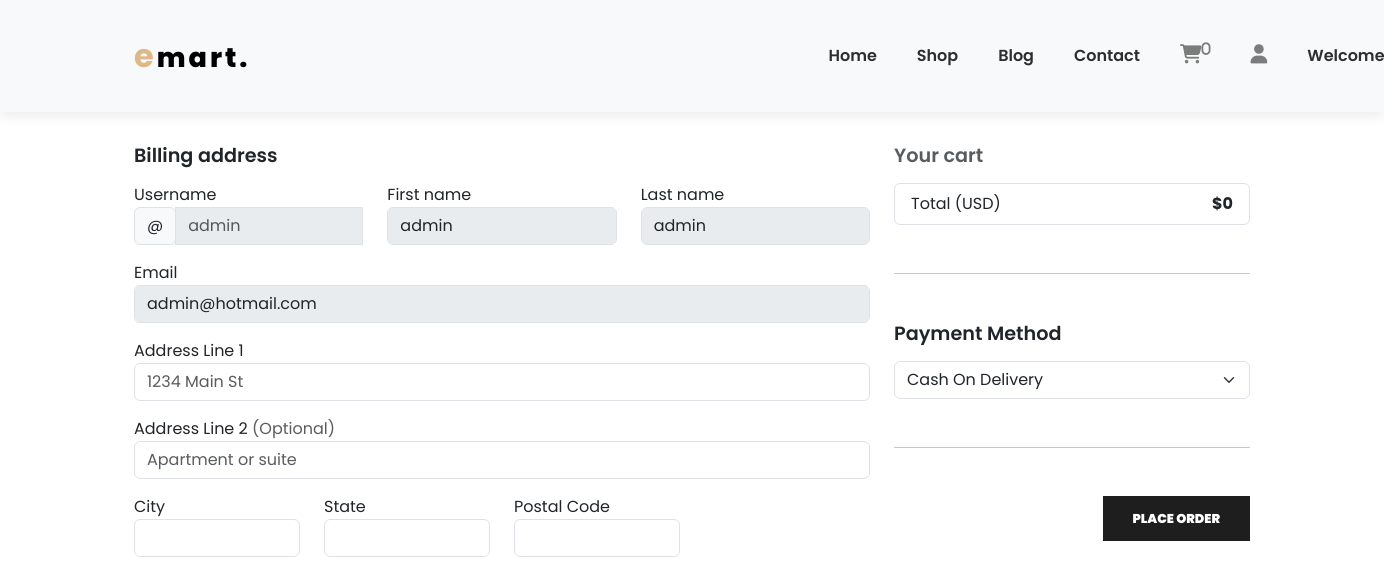
/checkout.php (signed in), run on the app's committed database.
### tables this page shows
CREATE TABLE `user` (
  `User_ID` varchar(50) NOT NULL,
  `password` varchar(12) NOT NULL,
  `First_Name` varchar(50) NOT NULL,
  `Middle_Name` varchar(50) NOT NULL,
  `Last_Name` varchar(50) NOT NULL,
  `Email` varchar(50) NOT NULL,
  `Phone_Number` bigint(12) NOT NULL,
  `Image` varchar(100) NOT NULL,
  `usertype` int(11) NOT NULL DEFAULT 0
);

### server/cart_items.php (called while the page is built)
<?php
    include("connection.php");
    $sql = "SELECT COUNT(*) AS TotalRows FROM order_items WHERE User_ID = '$uname'";
    $result = mysqli_query($connect, $sql);
    while ($row = mysqli_fetch_assoc($result)) {
    $total_rows = $row["TotalRows"];
  }
?>

### checkout.php (the view, shortened to what this page needs)
<?php
    include("server/connection.php");
    $uname = $_SESSION['uname'];
    $sql= "SELECT * FROM user where User_ID = '$uname'";
    $result = mysqli_query($connect, $sql);
    while($row = mysqli_fetch_assoc($result)) {
      $fname = $row['First_Name'];
      $lname = $row['Last_Name'];
      $email = $row['Email'];
}
?>
<!DOCTYPE html>
<html lang="en">
<head>
    <link
      href="https://cdn.jsdelivr.net/npm/bootstrap@5.3.2/dist/css/bootstrap.min.css"
      rel="stylesheet"
    />
    <link rel="stylesheet" href="assets/css/style.css" />
    <link
      rel="stylesheet"
      href="https://cdnjs.cloudflare.com/ajax/libs/font-awesome/6.4.2/css/all.min.css"
    />
</head>
<body>
<nav class="navbar navbar-expand-lg navbar-light bg-light py-3 sticky-top">
      <div class="container">
        <div class="header_logo">
          <a href="main.php"><span>e</span>mart.</a>
        </div>
        <div
          class="collapse navbar-collapse nav-buttons"
          id="navbarSupportedContent"
        >
          <ul class="navbar-nav me-auto mb-2 mb-lg-0">
            <li class="nav-item">
              <a class="nav-link active" aria-current="page" href="main.php">Home</a>
            </li>
            <li class="nav-item">
              <a class="nav-link" href="main_shop.php">Shop</a>
            </li>
            <li class="nav-item">
              <a class="nav-link" href="#">Blog</a>
            </li>
            <li class="nav-item">
              <a class="nav-link" href="#">Contact</a>
            </li>
            <li class="nav-item">
              <?php include("server/cart_items.php"); ?>
              <i onclick="window.location.href='cart.php'" class="fa-solid fa-cart-shopping"><sup><?php echo $total_rows ?></sup></i>
            </li>
            <li class="nav-item">
            <div class="dropdown">
              <i onclick="window.location.href='account.php'" class="fa-solid fa-user"></i>
               </div>
           </li>
           <li class="nav-item">
           <?php
                $uname = $_SESSION['uname'];
                echo "<a href='#' class='nav-link'>Welcome, $uname </a>";
          ?>
            </li>
          </ul>
        </div>
      </div>
</nav>
<section>
    <div class="container my-3 py-3">
        <div class="row">
            <div class="col-md-4 order-md-2 mb-4">
              <h4 class="d-flex justify-content-between align-items-center mb-3">
                  <span class="text-muted">Your cart</span>
              </h4>
            <ul class="list-group mb-3">
            <?php
                $total = 0;
            ?>
                <li class="list-group-item d-flex justify-content-between">
                    <span>Total (USD)</span>
                    <strong>$<?php echo $total ?></strong>
                </li>
            </ul>
            <hr class="my-5 mt-5">
            <form id="paymentForm" action="POST">
              <h4 class="mb-3">Payment Method</h4>
              <div class="my-3">
                  <select class="form-select form-select-md mb-3" name="payment-method" id="paymentMethod">
                      <option selected value="1">Cash On Delivery</option>
                  </select>
              </div>
              <hr class="my-5">
              <div class="text-end">
                  <button class="btn-lg" type="button" onclick="redirectUser()">Place Order</button>
              </div>
            </form>
            </div>
                <div class="col-md-8 order-md-1">
                  <h4 class="mb-3">Billing address</h4>
                  <div class="row">
                        <div class="col-md-4 mb-3">
                          <label for="username">Username</label>
                            <div class="input-group">
                                <div class="input-group-prepend">
                                  <span class="input-group-text">@</span>
                                </div>
                                <input type="text" class="form-control" id="username" placeholder="<?php echo $uname?>" disabled>
                              </div>
                          </div>
                        <div class="col-md-4 mb-3">
                            <label for="firstName">First name</label>
                            <input type="text" class="form-control" id="firstName" placeholder="" value="<?php echo $fname?>" disabled>
                        </div>
                        <div class="col-md-4 mb-3">
                            <label for="lastName">Last name</label>
                            <input type="text" class="form-control" id="lastName" placeholder="" value="<?php echo $lname?>" disabled>
                        </div>
                      </div>
                  <div class="mb-3">
                    <label for="email">Email <span class="text-muted"></span></label>
                    <input type="email" class="form-control" id="email" placeholder="you@example.com" value="<?php echo $email?>" disabled>
                  </div>
                  <div class="mb-3">
                    <label for="address">Address Line 1</label>
                    <input type="text" class="form-control" id="address" placeholder="1234 Main St" required="" value="<?php echo $add1?>">
                  </div>
                  <div class="mb-3">
                  <label for="address2">Address Line 2 <span class="text-muted">(Optional)</span></label>
                  <input type="text" class="form-control" id="address2" placeholder="Apartment or suite" value="<?php echo $add2 ?>">
                  </div>
                  <div class="row">
                  <div class="col-md-3 mb-3">
                      <label for="zip">City</label>
                      <input type="text" class="form-control" id="state" placeholder="" required="" value="<?php echo $city ?>">
                  </div>
                  <div class="col-md-3 mb-3">
                      <label for="zip">State</label>
                      <input type="text" class="form-control" id="state" placeholder="" required="" value="<?php echo $state ?>">
                  </div>
                  <div class="col-md-3 mb-3">
                      <label for="zip">Postal Code</label>
                      <input type="text" class="form-control" id="zip" placeholder="" required="" value="<?php echo $pcode ?>">
                  </div>
                </div>
            </div>
        </div>
    </div>
</section>
</body>
</html>

### assets/css/style.css (style rules this page uses)
.nav-buttons { margin-left: 50%; }
* { margin: 0; padding: 0; box-sizing: border-box; }
a { text-decoration: none; }
body { font-family: 'Poppins', sans-serif; }
h4 { font-size: 1.2rem; font-weight: 550; }
button { font-weight: 900; font-size: 0.8rem; outline: none; border: none; background-color: #1e1e1e; color: white; padding: 13px 30px; text-transform: uppercase; cursor: pointer; transition: 0.5 ease; }
.header_logo { text-align: center; }
.header_logo a { display: inline-block; color: #000; font-size: 27px; font-weight: 800; text-decoration: none; letter-spacing: 3px; }
.header_logo a span { color: burlywood; font-size: 32px; font-weight: 700; }
.navbar { font-size: 16px; padding-top: 2rem !important; padding-bottom: 2rem !important; top: 0; left: 0; background-color: #fff; box-shadow: 0px 5px 10px rgb(91, 91, 91, 0.1); display: flex; }
.navbar-light .navbar-nav .nav-link { padding: 0 20px; color: #2e2e2e; transition: 0.4s ease; font-weight: 600; }
.navbar i { font-size: 1.2rem; padding: 0 20px; transition: 0.4s ease; cursor: pointer; color: #7c7c7c; }
.navbar .navbar-nav li:nth-child(7) { white-space: nowrap; display: inline-flex; }
.dropdown { position: relative; display: inline-block; }

### data on the page
user: First_Name "admin", Last_Name "admin", Email "admin@hotmail.com"

### other printed values
$total_rows "0"
$total "0"
